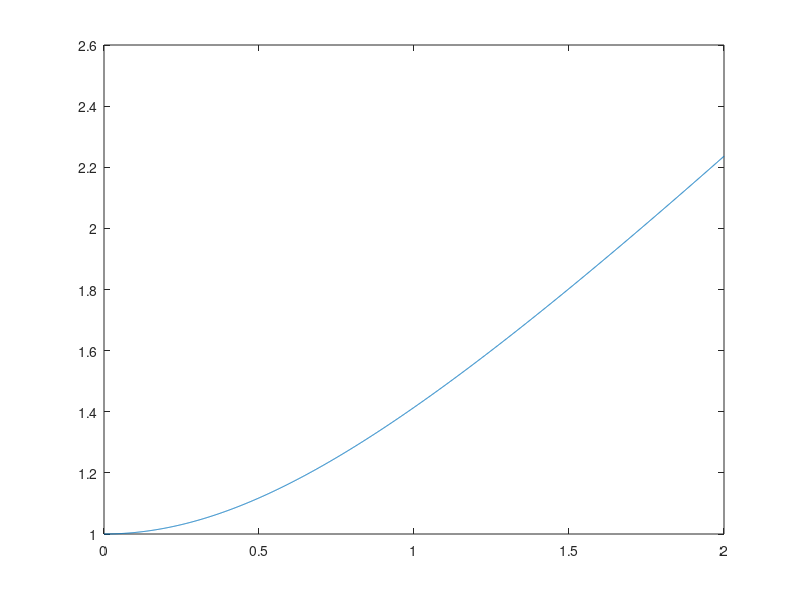

Write the MATLAB code that produced this figure. (Note: this script raises an error after producing the figure.)
clc
clear all
close all
%___ex 1___%
% syms x;
% f=sqrt(1+x^2)
% F=int(f)
% F1=vpa(subs(F,2)-subs(F,0))
% F2=matlabFunction(F)
% F2(2)-F2(0)

f=@(x)sqrt(1+x.^2)
q=quad(f,0,2)
% 
 x=0:0.001:2;
 y=f(x);
% t=trapz(x,y)
pas=2/100;
 s=(f(0)+f(2))/2;
for i=pas:pas:2-pas
s=s+f(i);
end
s=s*pas

%___ex 2___%
% f=@(x)(x.^2+10*x)
% fzero(f,10)
% fminbnd(f,-10,10)
% x=-10:0.1:10;
%  y=f(x);

plot(x,y)
 syms x;
f=(x.^2+10*x)
solve(f)
